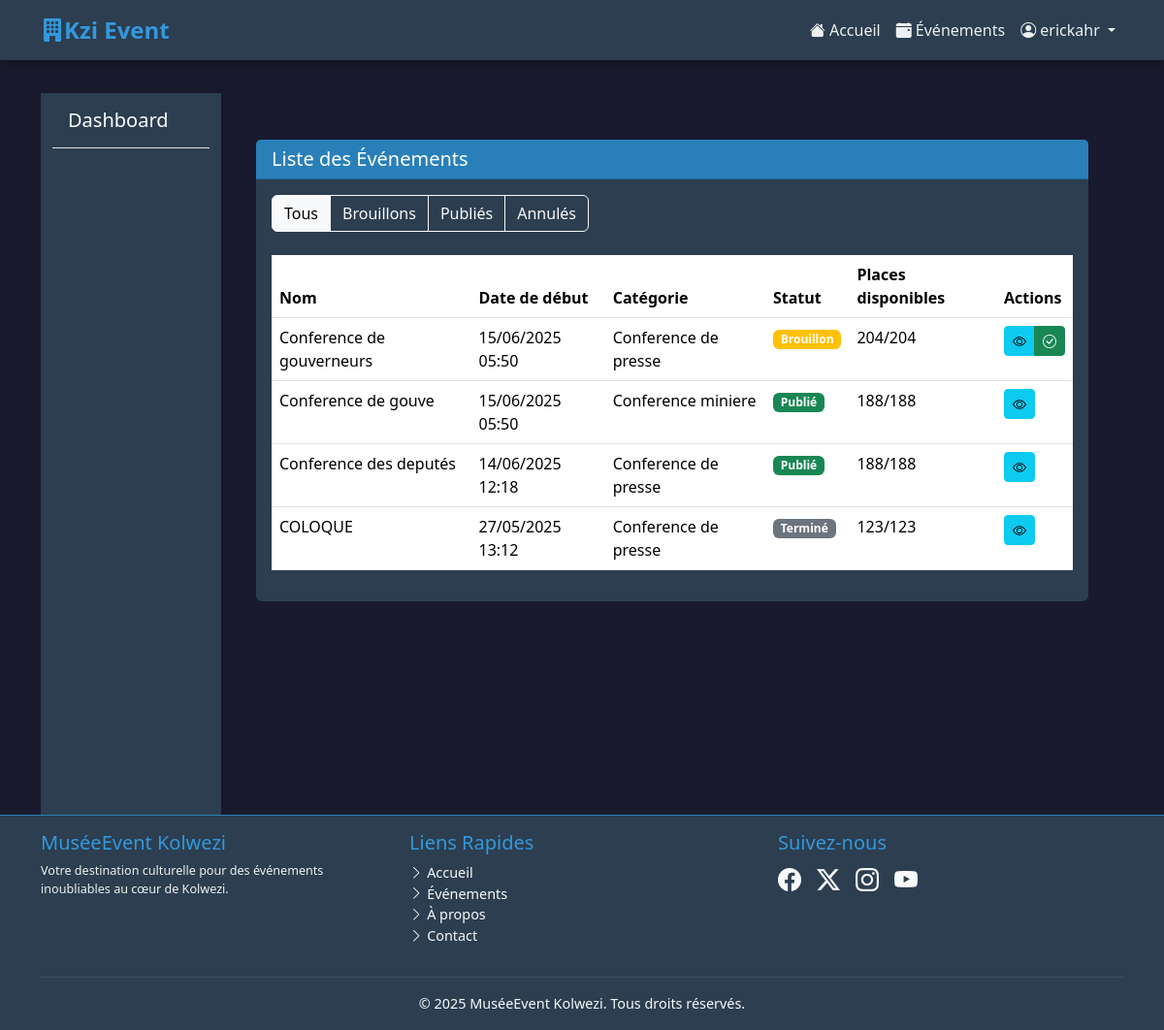
/evenements/liste-admin/ (signed in), run on the app's committed database.
### GestionEvenement/models.py (models this page shows, shortened)
class Evenement(models.Model):
    STATUT_CHOICES = [
        ('BROUILLON', 'Brouillon'),
        ('PUBLIE', 'Publié'),
        ('ANNULE', 'Annulé'),
        ('TERMINE', 'Terminé'),
    ]
    nom = models.CharField(max_length=200)
    description = models.TextField()
    date_debut = models.DateTimeField()
    date_fin = models.DateTimeField()
    lieu = models.CharField(max_length=255)
    capacite = models.PositiveIntegerField()
    prix = models.DecimalField(max_digits=10, decimal_places=2, default=0.00)
    statut = models.CharField(max_length=20, choices=STATUT_CHOICES, default='BROUILLON')
    image = models.ImageField(upload_to='evenements/', null=True, blank=True)
    categorie = models.ForeignKey(CategorieEvenement, on_delete=models.SET_NULL, null=True, blank=True, related_name='evenements_cat')
    calendrier = models.ForeignKey(Calendrier, on_delete=models.SET_NULL, null=True, blank=True, related_name='evenements_cal')
    responsable_programmation = models.ForeignKey(ChargeDeProgrammation, on_delete=models.SET_NULL, null=True, blank=True, related_name='evenements_programmes')
    responsable_communication = models.ForeignKey(ChargeDeCommunication, on_delete=models.SET_NULL, null=True, blank=True, related_name='evenements_communiques')
    def get_places_disponibles(self):
        reservations_valides = self.reservations_evt.filter(statut_reservation__in=['CONFIRMEE', 'PAYEE_CASH_ATTENTE_VALIDATION']).aggregate(total_places=models.Sum('nombre_places'))['total_places'] or 0
        return self.capacite - reservations_valides

class CategorieEvenement(models.Model):
    nom_categorie = models.CharField(max_length=100, unique=True)
    description = models.TextField(blank=True)

### GestionEvenement/views.py (the view)
# urls.py: path('evenements/liste-admin/', views.liste_evenements_admin, name='liste_evenements_admin'),
@login_required
@user_passes_test(lambda u: hasattr(u, "chargedeprogrammation") or hasattr(u, "chargedecommunication") or is_admin_staff(u))
def liste_evenements_admin(request):
    statut = request.GET.get('statut', None)
    evenements = Evenement.objects.all().order_by('-date_debut')
    if statut:
        evenements = evenements.filter(statut=statut)
    for evenement in evenements:
        evenement.places_disponibles = evenement.get_places_disponibles()
    context = {
        'evenements': evenements,
        'statut_actuel': statut,
        'est_charge_programmation': hasattr(request.user, 'chargedeprogrammation'),
        'est_charge_communication': hasattr(request.user, 'chargedecommunication')
    }
    return render(request, 'GestionEvenement/evenements/liste_evenements_admin.html', context)

### GestionEvenement/templates/GestionEvenement/evenements/liste_evenements_admin.html (shortened to what this page needs)
{% extends "GestionEvenement/dashboards/dashboard_base.html" %}
{% load static %}
{% block dashboard_content %}
<div class="container-fluid py-4">
    <div class="row mb-4">
        <div class="col-12">
            <div class="card" style="background-color: var(--secondary-dark); border: none;">
                <div class="card-header d-flex justify-content-between align-items-center" style="background-color: var(--accent-dark);">
                    <h5 class="mb-0 text-white">Liste des Événements</h5>
                </div>
                <div class="card-body">
                    <div class="row mb-4">
                        <div class="col-md-6">
                            <div class="btn-group" role="group">
                                <a href="{% url 'GestionEvenement:liste_evenements_admin' %}" class="btn btn-outline-light {% if not statut_actuel %}active{% endif %}">
                                    Tous
                                </a>
                                <a href="{% url 'GestionEvenement:liste_evenements_admin' %}?statut=BROUILLON" class="btn btn-outline-light {% if statut_actuel == 'BROUILLON' %}active{% endif %}">
                                    Brouillons
                                </a>
                                <a href="{% url 'GestionEvenement:liste_evenements_admin' %}?statut=PUBLIE" class="btn btn-outline-light {% if statut_actuel == 'PUBLIE' %}active{% endif %}">
                                    Publiés
                                </a>
                                <a href="{% url 'GestionEvenement:liste_evenements_admin' %}?statut=ANNULE" class="btn btn-outline-light {% if statut_actuel == 'ANNULE' %}active{% endif %}">
                                    Annulés
                                </a>
                            </div>
                        </div>
                    </div>
                    <div class="table-responsive">
                        <table class="table table-hover text-light">
                            <thead>
                                <tr>
                                    <th>Nom</th>
                                    <th>Date de début</th>
                                    <th>Catégorie</th>
                                    <th>Statut</th>
                                    <th>Places disponibles</th>
                                    <th>Actions</th>
                                </tr>
                            </thead>
                            <tbody>
                                {% for evenement in evenements %}
                                <tr>
                                    <td>{{ evenement.nom }}</td>
                                    <td>{{ evenement.date_debut|date:"d/m/Y H:i" }}</td>
                                    <td>{{ evenement.categorie.nom_categorie|default:"Non catégorisé" }}</td>
                                    <td>
                                        <span class="badge {% if evenement.statut == 'PUBLIE' %}bg-success{% elif evenement.statut == 'BROUILLON' %}bg-warning{% elif evenement.statut == 'ANNULE' %}bg-danger{% else %}bg-secondary{% endif %}">
                                            {{ evenement.get_statut_display }}
                                        </span>
                                    </td>
                                    <td>{{ evenement.places_disponibles }}/{{ evenement.capacite }}</td>
                                    <td>
                                        <div class="btn-group">
                                            <a href="{% url 'GestionEvenement:evenement_detail' evenement.pk %}" class="btn btn-sm btn-info" title="Voir">
                                                <i class="bi bi-eye"></i>
                                            </a>
                                            {% if est_charge_communication and evenement.statut == 'BROUILLON' %}
                                            <a href="{% url 'GestionEvenement:publier_evenement' evenement.pk %}" class="btn btn-sm btn-success" title="Publier">
                                                <i class="bi bi-check-circle"></i>
                                            </a>
                                            {% endif %}
                                        </div>
                                    </td>
                                </tr>
                                {% empty %}
                                <tr>
                                    <td colspan="6" class="text-center">Aucun événement trouvé</td>
                                </tr>
                                {% endfor %}
                            </tbody>
                        </table>
                    </div>
                </div>
            </div>
        </div>
    </div>
</div>
{% endblock %}

### GestionEvenement/templates/GestionEvenement/base.html (shortened to what this page needs)
{% load static %}
<!DOCTYPE html>
<html lang="fr">
<head>
    <link href="https://cdn.jsdelivr.net/npm/bootstrap@5.3.3/dist/css/bootstrap.min.css" rel="stylesheet">
    <link rel="stylesheet" href="https://cdn.jsdelivr.net/npm/bootstrap-icons@1.11.3/font/bootstrap-icons.min.css">
    <link rel="stylesheet" href="https://cdnjs.cloudflare.com/ajax/libs/OwlCarousel2/2.3.4/assets/owl.carousel.min.css">
    <link rel="stylesheet" href="https://cdnjs.cloudflare.com/ajax/libs/OwlCarousel2/2.3.4/assets/owl.theme.default.min.css">
    {% load static %}
    <link rel="stylesheet" href="{% static "GestionEvenement/css/custom.css" %}">
</head>
<body class="d-flex flex-column min-vh-100">
    <header>
        <nav class="navbar navbar-expand-lg navbar-dark fixed-top shadow-sm">
            <div class="container">
                <a class="navbar-brand fw-bold" href="{% url 'GestionEvenement:accueil' %}">
                    <i class="bi bi-building-fill"></i>Kzi Event
                </a>
                <div class="collapse navbar-collapse" id="navbarNav">
                    <ul class="navbar-nav ms-auto mb-2 mb-lg-0">
                        <li class="nav-item">
                            <a class="nav-link {% if request.resolver_match.url_name == 'accueil' %}active{% endif %}" aria-current="page" href="{% url 'GestionEvenement:accueil' %}">
                                <i class="bi bi-house-fill"></i> Accueil
                            </a>
                        </li>
                        <li class="nav-item">
                            <a class="nav-link" href="{% url 'GestionEvenement:liste_evenements' %}">
                                <i class="bi bi-calendar-event-fill"></i> Événements
                            </a>
                        </li>
                        {% if user.is_authenticated %}
                            <li class="nav-item dropdown">
                                <a class="nav-link dropdown-toggle" href="#" id="navbarDropdownUser" role="button" data-bs-toggle="dropdown" aria-expanded="false">
                                    <i class="bi bi-person-circle"></i> {{ user.username }}
                                </a>
                            </li>
                        {% endif %}
                    </ul>
                </div>
            </div>
        </nav>
    </header>
    <main class="flex-shrink-0 pt-5 mt-5">
        <div class="container">
            {% block content %}
            {% endblock %}
        </div>
    </main>
    <footer class="footer mt-auto py-3 border-top">
        <div class="container">
            <div class="row">
                <div class="col-md-4 mb-3 mb-md-0">
                    <h5 class="text-accent">MuséeEvent Kolwezi</h5>
                    <p class="small">Votre destination culturelle pour des événements inoubliables au cœur de Kolwezi.</p>
                </div>
                <div class="col-md-4 mb-3 mb-md-0">
                    <h5 class="text-accent">Liens Rapides</h5>
                    <ul class="list-unstyled">
                        <li><a href="{% url 'GestionEvenement:accueil' %}" class="text-decoration-none text-light"><i class="bi bi-chevron-right"></i> Accueil</a></li>
                        <li><a href="{% url 'GestionEvenement:liste_evenements' %}" class="text-decoration-none text-light"><i class="bi bi-chevron-right"></i> Événements</a></li>
                        <li><a href="#" class="text-decoration-none text-light"><i class="bi bi-chevron-right"></i> À propos</a></li>
                        <li><a href="#" class="text-decoration-none text-light"><i class="bi bi-chevron-right"></i> Contact</a></li>
                    </ul>
                </div>
                <div class="col-md-4">
                    <h5 class="text-accent">Suivez-nous</h5>
                    <div class="d-flex gap-3 fs-4">
                        <a href="#" class="text-light"><i class="bi bi-facebook"></i></a>
                        <a href="#" class="text-light"><i class="bi bi-twitter-x"></i></a>
                        <a href="#" class="text-light"><i class="bi bi-instagram"></i></a>
                        <a href="#" class="text-light"><i class="bi bi-youtube"></i></a>
                    </div>
                </div>
            </div>
            <hr class="my-3 border-secondary">
            <div class="text-center">
                <span class="text-light">&copy; {% now "Y" %} MuséeEvent Kolwezi. Tous droits réservés.</span>
            </div>
        </div>
    </footer>
</body>
</html>

### GestionEvenement/static/GestionEvenement/css/custom.css (style rules this page uses)
body { font-family: -apple-system, BlinkMacSystemFont, "Segoe UI", Roboto, "Helvetica Neue", Arial, sans-serif; background-color: #f8f9fa; }
.navbar-brand { font-size: 1.5rem; }
.footer { font-size: 0.9rem; }
.table th { font-weight: 600; }
.badge.bg-success { background-color: #198754 !important; }
.badge.bg-warning { background-color: #ffc107 !important; }

### GestionEvenement/templates/GestionEvenement/base.html (style rules this page uses)
:root { --primary-dark: #1a1a2e; --secondary-dark: #16213e; --accent-dark: #0f3460; --text-light: #e1e1e1; --accent-color: #e94560; --accent-hover: #cf3e56; }
body { background-color: var(--primary-dark); color: var(--text-light); font-family: 'Segoe UI', Tahoma, Geneva, Verdana, sans-serif; }
.navbar { background-color: var(--secondary-dark) !important; box-shadow: 0 2px 10px rgba(0, 0, 0, 0.3) !important; }
.navbar-brand { color: var(--accent-color) !important; }
.nav-link { color: var(--text-light) !important; transition: color 0.3s ease; }
.card { background-color: var(--secondary-dark); border: none; transition: transform 0.3s ease, box-shadow 0.3s ease; }
.footer { background-color: var(--secondary-dark) !important; border-top: 1px solid var(--accent-dark) !important; }
.btn, .card, .nav-link { transition: all 0.3s ease; }

### GestionEvenement/templates/GestionEvenement/dashboards/dashboard_base.html (style rules this page uses)
:root { --accent-color: #3498db; --accent-dark: #2980b9; --secondary-dark: #2c3e50; --text-light: #ecf0f1; }
.text-accent { color: var(--accent-color) !important; }

### data on the page
Evenement: nom "Conference de gouverneurs", date_debut "15/06/2025 05:50", categorie.nom_categorie "Conference de presse", statut "Brouillon", places_disponibles "204", capacite "204"
Evenement: nom "Conference de gouve", date_debut "15/06/2025 05:50", categorie.nom_categorie "Conference miniere", statut "Publié", places_disponibles "188", capacite "188"
Evenement: nom "Conference des deputés", date_debut "14/06/2025 12:18", categorie.nom_categorie "Conference de presse", statut "Publié", places_disponibles "188", capacite "188"
Evenement: nom "COLOQUE", date_debut "27/05/2025 13:12", categorie.nom_categorie "Conference de presse", statut "Terminé", places_disponibles "123", capacite "123"

### other printed values
{{ user.username }} "erickahr"
